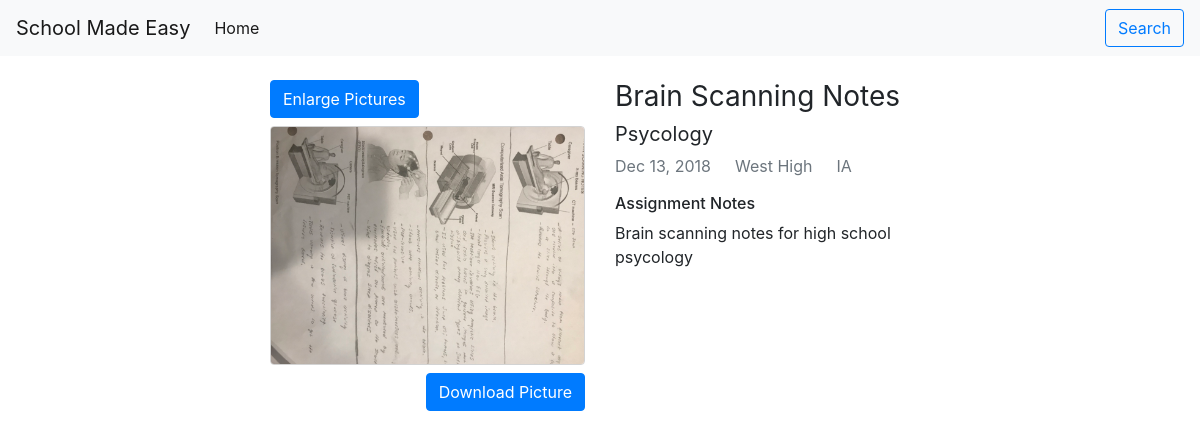
The app's page /assignments/view/22/ with its own data.
### home/models.py (models this page shows, shortened)
class AssignmentImage(models.Model):
    assignment = models.ForeignKey(Assignment, on_delete=models.CASCADE)
    image = models.FileField(upload_to='media/uploads/')
    order = models.PositiveIntegerField(default=False)
    objects = AssignmentImageManager()  # manager for queries

class Assignment(models.Model):
    email = models.EmailField(blank=True, null=True)
    state = models.CharField(choices=US_STATES, max_length=75, blank=True, null=True)
    school_name = models.CharField(max_length=75, blank=True, null=True)
    title = models.CharField(max_length=150)
    class_name = models.CharField(max_length=50)
    notes = models.CharField(max_length=2000)
    timestamp = models.DateTimeField(auto_now_add=False)
    email_confirmed = models.BooleanField(default=False)  # whether email is confirmed or not
    objects = AssignmentManager()  # manager for queries

### assignments/views.py (the view)
# urls.py: path('view/<int:pk>/', views.AssignmentView.as_view(), name='view_assignment'),
class AssignmentView(DetailView):
    template_name = 'assignments/view-assignment.html'
    model = Assignment
    context_object_name = 'get_assignment'
    def get_context_data(self, **kwargs):
        context = super(AssignmentView, self).get_context_data(**kwargs)
        context['images'] = AssignmentImage.objects.filter(assignment=self.object)
        return context

### templates/assignments/view-assignment.html (shortened to what this page needs)
{% extends 'home/base.html' %}
{% block body %}
    <div id="main-container" class="row mt-4">
        <div id="left-margin" class="col-lg-2 col-md-1 col-sm-0">
        </div>
        <div class="col-lg-8 col-md-10 col-sm-12">
            <div class="row m-0">
                <div id="assignment-image-container" class="col-md-6">
                    <button type="button" class="btn btn-primary mb-2" data-toggle="modal"
                            data-target="#assignment-modal">Enlarge Pictures
                    </button>
                    {% for image in images %}
                        <img id="assignment-img" class="rounded" src="{{ image.image.url }}">
                        <a download="{{ get_assignment.title }}.jpg" href="{{ image.image.url }}"
                           class="btn btn-primary mt-2 float-right">
                            Download Picture
                        </a>
                    {% endfor %}
                </div>
                <div id="assignment-details-container" class="col-md-6">
                    <h3 class="font-weight-normal">{{ get_assignment.title }}</h3>
                    <h5 class="font-weight-normal">{{ get_assignment.class_name }}</h5>
                    <p class="text-muted float-left">{{ get_assignment.timestamp|date:"M d, Y" }}</p>
                    <p class="text-muted float-left ml-4">{{ get_assignment.school_name }}</p>
                    <p class="text-muted float-left ml-4">{{ get_assignment.state }}</p>
                    <h6>Assignment Notes</h6>
                    <p>{{ get_assignment.notes }}</p>
                </div>
            </div>
        </div>
        <div id="right-margin" class="col-lg-2 col-md-1 col-sm-0">
        </div>
    </div>
{% endblock %}

### templates/home/base.html (style rules this page uses)
body { padding-bottom: 4rem; }
.row { margin-right: 5%; margin-left: 5%; }

### templates/assignments/view-assignment.html (style rules this page uses)
#assignment-img { width: 100%; border: 1px solid lightgrey; }

### records on screen
AssignmentImage: image (picture)
Assignment: title "Brain Scanning Notes", class_name "Psycology", timestamp "Dec 13, 2018", school_name "West High", state "IA", notes "Brain scanning notes for high school psycology"
